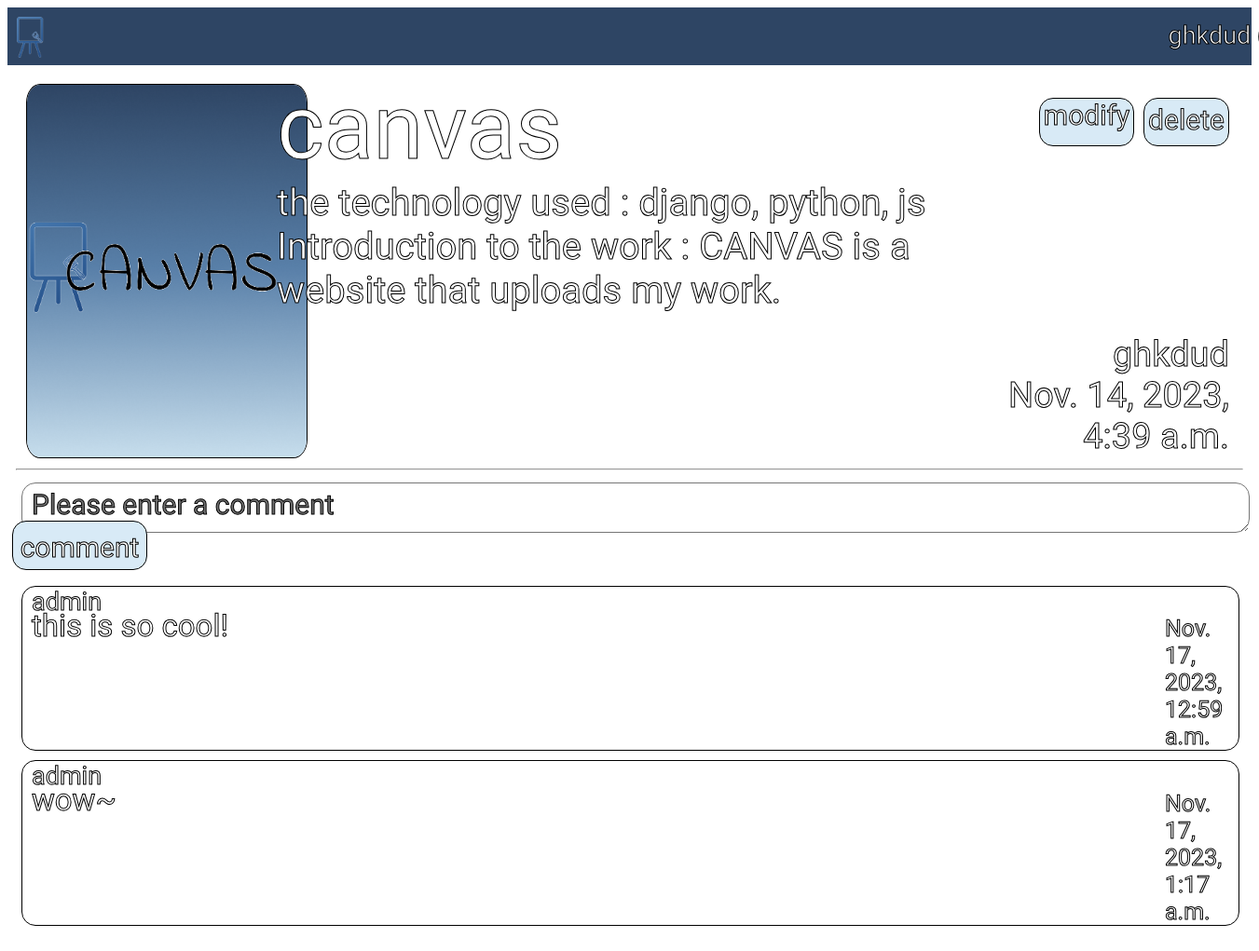
Screenshot of /palette/6/ (signed in) with the database file from the repository.
### palette/models.py (models this page shows, shortened)
class Drawing(models.Model):
    subject = models.CharField(max_length=200)
    author = models.ForeignKey(User, on_delete=models.CASCADE)
    content = models.TextField(default='')
    imgfile = models.ImageField(null=True, upload_to="", blank=True)
    uploadedFile = models.FileField(upload_to="result/")
    create_date = models.DateTimeField()
    modify_date = models.DateTimeField(null=True, blank=True)

class Comment(models.Model):
    author = models.ForeignKey(User, on_delete=models.CASCADE)
    drawing = models.ForeignKey(Drawing, on_delete=models.CASCADE)
    content = models.TextField()
    create_date = models.DateTimeField()
    modify_date = models.DateTimeField(null=True, blank=True)

### palette/views.py (the view)
# urls.py: path('<int:drawing_id>/', views.detail, name='detail'),
def detail(request, drawing_id):
    drawing = get_object_or_404(Drawing, pk=drawing_id)
    context = {'drawing': drawing}
    return render(request, 'palette/drawing_detail.html', context)

### templates/palette/drawing_detail.html (shortened to what this page needs)
{% extends 'base.html' %}
{% block content %}
<div class="top">
    <div class="img-wrapper">
        <img src="../../media/{{ drawing.imgfile }}">
    </div>
    <div class='intro'>
        <div class='subject'>{{ drawing.subject }}</div>
        <div class='content'>
            {{ drawing.content }}
        </div>
    </div>
    <div class="right">
        <div class="button_modi">
            {% if request.user == drawing.author %}
            <a href="{% url 'palette:drawing_modify' drawing.id %}"
            class="btn_mod">modify</a>
            <a href="javascript:void(0)" class="btn_del"
            data-uri="{% url 'palette:drawing_delete' drawing.id  %}">delete</a>
            {% endif %}
        </div>
        <div class="info">
            <div class='drawing_info'>
                <div class='drawing_user'>{{ drawing.author.username }}</div>
                <div class='drawing_date'>{{ drawing.create_date }}</div>
            </div>
        </div>
    </div>
</div>
<hr class='sep'>
<div class="bot">
    <form action = "{% url 'palette:comment_create' drawing.id %}" method="post">
        <textarea name="content" id="content" rows="15" placeholder="Please enter a comment" class='comment'></textarea>
        <input type="submit" value="comment" class='comment_submit'>
    </form>
        {% for comment in drawing.comment_set.all %}
            <div class='comment_box'>
                <div class="btn_comm">
                    <div class='comment_user'>{{ comment.author.username }}</div>
                </div>
                <div class='comment_content'>{{ comment.content }}</div>
                <div class='comment_date'>{{ comment.create_date }}</div>
            </div>
        {% endfor %}
</div>
{% endblock %}

### templates/base.html (shortened to what this page needs)
{% load static %}
<!doctype html>
<html lang="ko">
<head>
</head>
<body>
<nav class="navbar">
    <div class="container-fluid">
        <a class="navbar-brand" href="{% url 'palette:index' %}"><img class='logo' src="/static/image/logo.png"></a>
        {% if user.is_authenticated %}
        <a class="nav-link" href="{% url 'common:logout' %}">{{ user.username }} (logout)</a>
        {% else %}
        <a class="nav-link" href="{% url 'common:login' %}">login</a>
        {% endif %}
    </div>
</nav>
{% block content %}
{% endblock %}
</body>
</html>

### templates/base.html (style rules this page uses)
.container-fluid { background-color: #2E4564; padding-bottom: 11px; }
.logo { width: 30px; }
.navbar-brand { position: relative; margin-left: 10px; top: 10px; }
.nav-link { position: relative; font-family: 'Indie Flower', cursive; text-decoration: none; color: #FFFFFF; left: 90%; text-align: left; font-size: 27px; -webkit-text-stroke: 1px black; top: -5px; }

### templates/palette/drawing_detail.html (style rules this page uses)
.top { display: flex; flex: auto; justify-content: space-between; }
.img-wrapper { display: flex; position: relative; width: 400px; height: 400px; border-radius: 5%; margin-top: 20px; margin-left: 20px; }
.img-wrapper img { border-radius: 5%; position: absolute; transform: translate(50, 50); width: 100%; height: 100%; object-fit: cover; margin: auto; border: 1px solid black; border-radius: 5%; }
.intro { position: relative; font-family: 'Indie Flower', cursive; color:white; -webkit-text-stroke: 1px black; margin-left: -3vh; }
.subject { margin-top: 10px; font-size: 97px; }
.content { position: relative; font-size: 40px; width: 90vh; }
.drawing_info { flex-direction: column; display: flex; font-family: 'Indie Flower', cursive; color:white; -webkit-text-stroke: 1px black; align-items: flex-end; position:relative; text-align: right; font-size: 38px; }
.info { display: flex; align-items: flex-end; }
.button_modi { display: flex; margin-top: 35px; position: relative; justify-content:right; }
.btn_mod { height: 50px; width: 100px; margin-right: 10px; text-align: center; text-decoration: none; border: 1px solid black; background-color: #D8EAF6; border-radius: 15px; font-family: 'Indie Flower', cursive; font-size: 30px; color:white; -webkit-text-stroke: 1px black; }
.btn_del { height: 45px; width: 90px; text-align: center; text-decoration: none; border: 1px solid black; background-color: #D8EAF6; border-radius: 15px; font-family: 'Indie Flower', cursive; font-size: 30px; color:white; padding-top: 5px; -webkit-text-stroke: 1px black; }
.right { display: flex; flex-direction: column; justify-content: space-between; position: relative; margin-right: 3vh; }
.sep { position: relative; top: 5px; width: 98.5%; }
.bot { display: block; }
.comment { width: 163vh; height: 45px; border-radius: 15px; font-family: 'Indie Flower', cursive; font-size: 30px; color:white; -webkit-text-stroke: 1px black; padding-top: 5px; padding-left: 10px; margin-top: 10px; margin-left: 15px; }
.comment_submit { position: relative; top: -17px; width: 145px; height: 53px; border: 1px solid black; background-color: #D8EAF6; border-radius: 15px; font-family: 'Indie Flower', cursive; font-size: 30px; color:white; -webkit-text-stroke: 1px black; margin-left: 5px; padding-top: 5px; }
.comment_box { display: flex; flex-direction: column; position: relative; margin-left: 15px; width: 97%; margin-bottom: 10px; font-family: 'Indie Flower', cursive; color:white; border-radius: 15px; -webkit-text-stroke: 1px black; border: 1px solid black; padding-left: 10px; }
.btn_comm { display: flex; position: relative; }
.comment_user { display: flex; font-size: 27px; }
.comment_content { display: flex; font-size: 33px; position: relative; margin-top: -1vh; }
.comment_date { display: flex; position: relative; font-size: 25px; padding-left: 152vh; margin-top: -3vh; }

### rows the page displays
Drawing: imgfile (picture), subject "canvas", content "the technology used : django, python, js Introduction to the work : CANVAS is a website that uploads my work.", author.username "ghkdud", create_date "Nov. 14, 2023, 4:39 a.m."
Comment: author.username "admin", content "this is so cool!", create_date "Nov. 17, 2023, 12:59 a.m."
Comment: author.username "admin", content "wow~", create_date "Nov. 17, 2023, 1:17 a.m."

### other values shown
{{ user.username }} "ghkdud"
